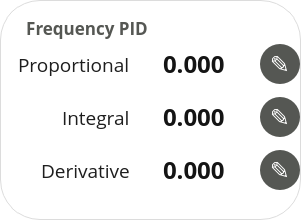
         <widget class="QGroupBox" name="freq_pid_group">
          <property name="minimumSize">
           <size>
            <width>280</width>
            <height>220</height>
           </size>
          </property>
          <property name="maximumSize">
           <size>
            <width>10000</width>
            <height>10000</height>
           </size>
          </property>
          <property name="font">
           <font>
            <family>Open Sans</family>
            <pointsize>13</pointsize>
            <weight>75</weight>
            <bold>true</bold>
           </font>
          </property>
          <property name="styleSheet">
           <string notr="true">QGroupBox { border: none; background: white; border-radius: 40px; border: 1px solid rgb(220,220,220); }
QGroupBox::title { subcontrol-origin: margin; padding: 0px 8px; left: 16px; top: 16px; color: rgb(85, 87, 83); }
QGroupBox::title:disabled { color: rgb(180,180,180); }</string>
          </property>
          <property name="title">
           <string>Frequency PID</string>
          </property>
          <layout class="QGridLayout" name="gridLayout_14">
           <property name="leftMargin">
            <number>17</number>
           </property>
           <property name="topMargin">
            <number>30</number>
           </property>
           <property name="rightMargin">
            <number>0</number>
           </property>
           <property name="bottomMargin">
            <number>16</number>
           </property>
           <property name="horizontalSpacing">
            <number>15</number>
           </property>
           <property name="verticalSpacing">
            <number>0</number>
           </property>
           <item row="0" column="0" alignment="Qt::AlignRight">
            <widget class="QLabel" name="label_42">
             <property name="font">
              <font>
               <family>Open Sans</family>
               <pointsize>14</pointsize>
              </font>
             </property>
             <property name="styleSheet">
              <string notr="true">QLabel{ background: none; color: rgb(30,30,30); }
QLabel:disabled{ color: rgb(180,180,180); }</string>
             </property>
             <property name="text">
              <string>Proportional</string>
             </property>
            </widget>
           </item>
           <item row="0" column="1">
            <widget class="SmartLineEdit" name="freq_kp_edit">
             <property name="minimumSize">
              <size>
               <width>100</width>
               <height>0</height>
              </size>
             </property>
             <property name="maximumSize">
              <size>
               <width>100</width>
               <height>16777215</height>
              </size>
             </property>
             <property name="font">
              <font>
               <family>Open Sans</family>
               <pointsize>18</pointsize>
               <weight>75</weight>
               <bold>true</bold>
              </font>
             </property>
             <property name="styleSheet">
              <string notr="true">QLineEdit { height: 34px; border-radius: 17px; border: none; background: white; color: rgb(20,20,20); }
QLineEdit:disabled { color: white; }
</string>
             </property>
             <property name="text">
              <string>0.000</string>
             </property>
             <property name="alignment">
              <set>Qt::AlignCenter</set>
             </property>
            </widget>
           </item>
           <item row="0" column="2" alignment="Qt::AlignLeft">
            <widget class="QPushButton" name="freq_kp_button">
             <property name="minimumSize">
              <size>
               <width>40</width>
               <height>40</height>
              </size>
             </property>
             <property name="maximumSize">
              <size>
               <width>40</width>
               <height>40</height>
              </size>
             </property>
             <property name="font">
              <font>
               <family>Open Sans</family>
               <pointsize>18</pointsize>
              </font>
             </property>
             <property name="cursor">
              <cursorShape>PointingHandCursor</cursorShape>
             </property>
             <property name="styleSheet">
              <string notr="true">QPushButton {
	background-color: rgb(85,87,83);
	border: none;
	border-radius: 20px;
	color: white;
	height: 40px;
	width: 40px;
}
QPushButton:hover { background-color: rgb(66,68,65); }
QPushButton:hover:pressed { background-color: rgb(48,49,47); }
QPushButton:disabled { background-color: rgb(220,220,220); }</string>
             </property>
             <property name="text">
              <string>✎</string>
             </property>
            </widget>
           </item>
           <item row="1" column="0" alignment="Qt::AlignRight">
            <widget class="QLabel" name="label_43">
             <property name="font">
              <font>
               <family>Open Sans</family>
               <pointsize>14</pointsize>
              </font>
             </property>
             <property name="styleSheet">
              <string notr="true">QLabel{ background: none; color: rgb(30,30,30); }
QLabel:disabled{ color: rgb(180,180,180); }</string>
             </property>
             <property name="text">
              <string>Integral</string>
             </property>
            </widget>
           </item>
           <item row="1" column="1">
            <widget class="SmartLineEdit" name="freq_ki_edit">
             <property name="minimumSize">
              <size>
               <width>100</width>
               <height>0</height>
              </size>
             </property>
             <property name="maximumSize">
              <size>
               <width>100</width>
               <height>16777215</height>
              </size>
             </property>
             <property name="font">
              <font>
               <family>Open Sans</family>
               <pointsize>18</pointsize>
               <weight>75</weight>
               <bold>true</bold>
              </font>
             </property>
             <property name="styleSheet">
              <string notr="true">QLineEdit { height: 34px; border-radius: 17px; border: none; background: white; color: rgb(20,20,20); }
QLineEdit:disabled { color: white; }
</string>
             </property>
             <property name="text">
              <string>0.000</string>
             </property>
             <property name="alignment">
              <set>Qt::AlignCenter</set>
             </property>
            </widget>
           </item>
           <item row="1" column="2" alignment="Qt::AlignLeft">
            <widget class="QPushButton" name="freq_ki_button">
             <property name="minimumSize">
              <size>
               <width>40</width>
               <height>40</height>
              </size>
             </property>
             <property name="maximumSize">
              <size>
               <width>40</width>
               <height>40</height>
              </size>
             </property>
             <property name="font">
              <font>
               <family>Open Sans</family>
               <pointsize>18</pointsize>
              </font>
             </property>
             <property name="cursor">
              <cursorShape>PointingHandCursor</cursorShape>
             </property>
             <property name="styleSheet">
              <string notr="true">QPushButton {
	background-color: rgb(85,87,83);
	border: none;
	border-radius: 20px;
	color: white;
	height: 40px;
	width: 40px;
}
QPushButton:hover { background-color: rgb(66,68,65); }
QPushButton:hover:pressed { background-color: rgb(48,49,47); }
QPushButton:disabled { background-color: rgb(220,220,220); }</string>
             </property>
             <property name="text">
              <string>✎</string>
             </property>
            </widget>
           </item>
           <item row="2" column="0" alignment="Qt::AlignRight">
            <widget class="QLabel" name="label_44">
             <property name="font">
              <font>
               <family>Open Sans</family>
               <pointsize>14</pointsize>
              </font>
             </property>
             <property name="styleSheet">
              <string notr="true">QLabel{ background: none; color: rgb(30,30,30); }
QLabel:disabled{ color: rgb(180,180,180); }</string>
             </property>
             <property name="text">
              <string>Derivative</string>
             </property>
            </widget>
           </item>
           <item row="2" column="1">
            <widget class="SmartLineEdit" name="freq_kd_edit">
             <property name="minimumSize">
              <size>
               <width>100</width>
               <height>0</height>
              </size>
             </property>
             <property name="maximumSize">
              <size>
               <width>100</width>
               <height>16777215</height>
              </size>
             </property>
             <property name="font">
              <font>
               <family>Open Sans</family>
               <pointsize>18</pointsize>
               <weight>75</weight>
               <bold>true</bold>
              </font>
             </property>
             <property name="styleSheet">
              <string notr="true">QLineEdit { height: 34px; border-radius: 17px; border: none; background: white; color: rgb(20,20,20); }
QLineEdit:disabled { color: white; }
</string>
             </property>
             <property name="text">
              <string>0.000</string>
             </property>
             <property name="alignment">
              <set>Qt::AlignCenter</set>
             </property>
            </widget>
           </item>
           <item row="2" column="2" alignment="Qt::AlignLeft">
            <widget class="QPushButton" name="freq_kd_button">
             <property name="minimumSize">
              <size>
               <width>40</width>
               <height>40</height>
              </size>
             </property>
             <property name="maximumSize">
              <size>
               <width>40</width>
               <height>40</height>
              </size>
             </property>
             <property name="font">
              <font>
               <family>Open Sans</family>
               <pointsize>18</pointsize>
              </font>
             </property>
             <property name="cursor">
              <cursorShape>PointingHandCursor</cursorShape>
             </property>
             <property name="styleSheet">
              <string notr="true">QPushButton {
	background-color: rgb(85,87,83);
	border: none;
	border-radius: 20px;
	color: white;
	height: 40px;
	width: 40px;
}
QPushButton:hover { background-color: rgb(66,68,65); }
QPushButton:hover:pressed { background-color: rgb(48,49,47); }
QPushButton:disabled { background-color: rgb(220,220,220); }</string>
             </property>
             <property name="text">
              <string>✎</string>
             </property>
            </widget>
           </item>
          </layout>
         </widget>
